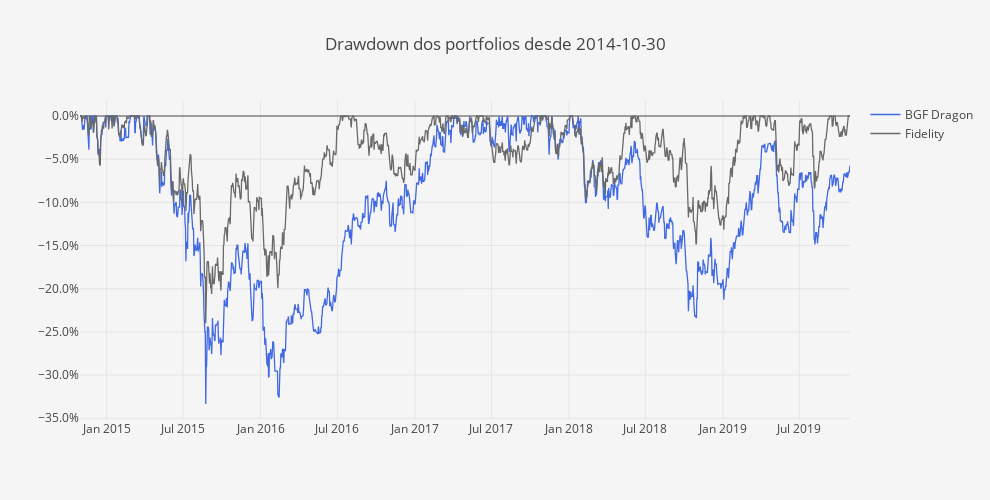

Notebook code for this chart:
### Code cell
DD = compute_drawdowns(fundos)
DD = DD /100

layout = go.Layout(
    title='Drawdown dos portfolios desde ' + Begin,
    plot_bgcolor='#f5f5f5',
    paper_bgcolor='#f5f5f5',
    width=990,
    height=500,
    xaxis=dict(
        title='',
        showgrid=True,
        titlefont=dict(size=12),
    ),
    yaxis=dict(
        title='',
        showgrid=True,
        zeroline=True, # Adicionar ou não a zero line
        tickformat=".1%" # tickformat=".2%" se quiseres mais casas decimais
    ))

trace0 = go.Scatter(
    x = DD.index,
    y = DD.iloc[:, 0],
    name = fundos.columns[0],
    line = dict(
        color = 'royalblue',
        width = 1.3)
)

trace1 = go.Scatter(
    x = DD.index,
    y = DD.iloc[:, 1],
    name = fundos.columns[1],
    line = dict(
        color = 'dimgrey',
        width = 1.3)
)

data = [trace0, trace1]
        
fig = go.Figure(data=data, layout=layout)
py.iplot(fig)

### Figure 1 — Plotly figure (JSON) as saved in the notebook; plotly's stock layout.template omitted (floating-point values rounded to 4 significant figures; data arrays with more than 128 entries replaced by an {"elided": "..."} marker saying what was removed)
{"data": [{"line": {"color": "royalblue", "width": 1.3}, "name": "BGF Dragon", "type": "scatter", "uid": "e3c68868-e046-4342-b090-bd3d32bb53e5", "x": {"elided": "1826 str values"}, "y": {"elided": "1826 float values"}}, {"line": {"color": "dimgrey", "width": 1.3}, "name": "Fidelity", "type": "scatter", "uid": "dc2d81ac-19f3-4402-93ac-b0c54489c9ba", "x": {"elided": "1826 str values"}, "y": {"elided": "1826 float values"}}], "layout": {"height": 500, "paper_bgcolor": "#f5f5f5", "plot_bgcolor": "#f5f5f5", "title": {"text": "Drawdown dos portfolios desde 2014-10-30"}, "width": 990, "xaxis": {"autorange": true, "range": ["2014-10-30", "2019-10-29"], "showgrid": true, "title": {"font": {"size": 12}, "text": ""}, "type": "date"}, "yaxis": {"autorange": true, "range": [-0.352, 0.01853], "showgrid": true, "tickformat": ".1%", "title": {"text": ""}, "type": "linear", "zeroline": true}}}
